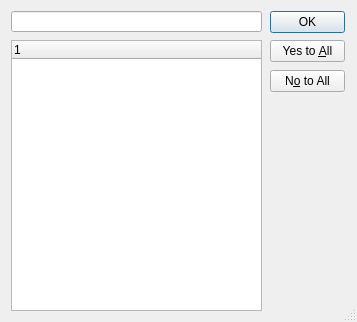
<?xml version="1.0" encoding="UTF-8"?>
<ui version="4.0">
 <class>Dialog</class>
 <widget class="QDialog" name="Dialog">
  <property name="geometry">
   <rect>
    <x>0</x>
    <y>0</y>
    <width>357</width>
    <height>322</height>
   </rect>
  </property>
  <property name="sizePolicy">
   <sizepolicy hsizetype="Preferred" vsizetype="Preferred">
    <horstretch>0</horstretch>
    <verstretch>0</verstretch>
   </sizepolicy>
  </property>
  <property name="windowTitle">
   <string>Choisir les couches actives</string>
  </property>
  <property name="windowIcon">
   <iconset>
    <normaloff>../resources_img/ign.jpg</normaloff>../resources_img/ign.jpg</iconset>
  </property>
  <property name="sizeGripEnabled">
   <bool>true</bool>
  </property>
  <widget class="QDialogButtonBox" name="check_all">
   <property name="geometry">
    <rect>
     <x>270</x>
     <y>40</y>
     <width>75</width>
     <height>23</height>
    </rect>
   </property>
   <property name="orientation">
    <enum>Qt::Vertical</enum>
   </property>
   <property name="standardButtons">
    <set>QDialogButtonBox::YesToAll</set>
   </property>
  </widget>
  <widget class="QDialogButtonBox" name="buttonBox">
   <property name="geometry">
    <rect>
     <x>270</x>
     <y>11</y>
     <width>75</width>
     <height>23</height>
    </rect>
   </property>
   <property name="orientation">
    <enum>Qt::Vertical</enum>
   </property>
   <property name="standardButtons">
    <set>QDialogButtonBox::Ok</set>
   </property>
  </widget>
  <widget class="QDialogButtonBox" name="uncheck_all">
   <property name="geometry">
    <rect>
     <x>270</x>
     <y>70</y>
     <width>75</width>
     <height>23</height>
    </rect>
   </property>
   <property name="orientation">
    <enum>Qt::Vertical</enum>
   </property>
   <property name="standardButtons">
    <set>QDialogButtonBox::NoToAll</set>
   </property>
  </widget>
  <widget class="QTreeWidget" name="treeWidget">
   <property name="geometry">
    <rect>
     <x>11</x>
     <y>40</y>
     <width>251</width>
     <height>271</height>
    </rect>
   </property>
   <property name="rootIsDecorated">
    <bool>true</bool>
   </property>
   <column>
    <property name="text">
     <string notr="true">1</string>
    </property>
   </column>
  </widget>
  <widget class="QLineEdit" name="lineEdit">
   <property name="geometry">
    <rect>
     <x>11</x>
     <y>11</y>
     <width>251</width>
     <height>21</height>
    </rect>
   </property>
   <property name="text">
    <string/>
   </property>
  </widget>
 </widget>
 <resources/>
 <connections>
  <connection>
   <sender>buttonBox</sender>
   <signal>accepted()</signal>
   <receiver>Dialog</receiver>
   <slot>accept()</slot>
   <hints>
    <hint type="sourcelabel">
     <x>302</x>
     <y>22</y>
    </hint>
    <hint type="destinationlabel">
     <x>297</x>
     <y>205</y>
    </hint>
   </hints>
  </connection>
  <connection>
   <sender>buttonBox</sender>
   <signal>rejected()</signal>
   <receiver>Dialog</receiver>
   <slot>reject()</slot>
   <hints>
    <hint type="sourcelabel">
     <x>335</x>
     <y>25</y>
    </hint>
    <hint type="destinationlabel">
     <x>285</x>
     <y>267</y>
    </hint>
   </hints>
  </connection>
 </connections>
</ui>
